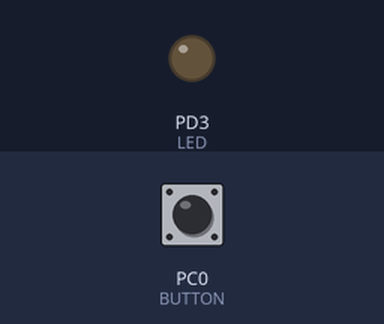
Simulated run of this program. Board: ATmega328P, built with avr-gcc and emulated at 1 MHz. On the bench: output pins drawn as LEDs (lit = HIGH). Inputs (shaded band) come from the test bench; at power-on: PC0 (BUTTON) HIGH.

Above: at 1.2 s.
1.3 s: PC0 (BUTTON) pulled LOW for 0.15 s
At 1.37 s:
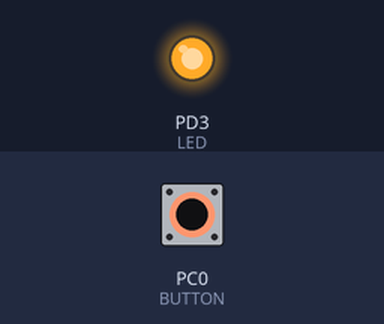
2.9 s: PC0 (BUTTON) pulled LOW for 3.2 s
At 7.2 s:
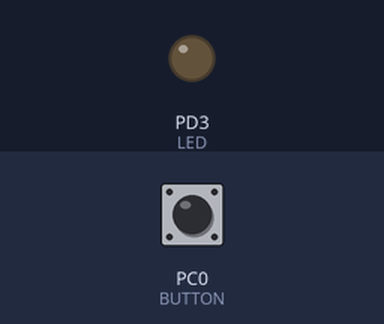
Timing chart, 0 to 8.7 s (numbered marks = the images above; inputs shaded):
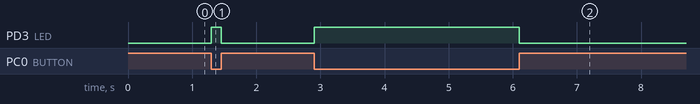

The program:

main.c
```c
/*
 * Month 1 (ATmega328P) - Build 2: A button controls the LED
 *
 * Chip     : ATmega328P-PU (28-pin PDIP)
 * Compiler : avr-gcc (with avr-libc)
 * Supply   : 5 V
 * Clock    : internal oscillator, 1 MHz (factory setting)
 * LED      : PD3 (pin 5)  -> 680 ohm -> LED -> GND
 * Button   : PC0 (pin 23) -> button -> GND
 *
 * What it does: the LED is on while you hold the button down.
 * The chip's own pull-up resistor holds PC0 HIGH until the button connects it
 * to GND, so a pressed button reads as 0 (LOW).
 */

#ifndef F_CPU
#define F_CPU 1000000UL
#endif

#include <avr/io.h>
#include <util/delay.h>

#define LED (1 << PD3)    /* port D, bit 3 */
#define BUTTON (1 << PC0) /* port C, bit 0 */

int main(void)
{
    DDRD |= LED; /* LED pin: output                        */

    DDRC &= ~BUTTON; /* button pin: input (DDR bit = 0)        */
    PORTC |= BUTTON; /* for an INPUT, PORT bit = 1 turns on the pull-up */

    while (1)
    {
        if ((PINC & BUTTON) == 0) /* PINC reads the pins: 0 = pressed   */
        {
            PORTD |= LED;
        }
        else
        {
            PORTD &= ~LED;
        }
    }
}
```

Measured:
- after the input at 1.3 s, PD3 (LED): LOW → HIGH at once, → LOW 0.15 s later
- after the input at 2.9 s, PD3 (LED): LOW → HIGH at once, → LOW 3.2 s later
